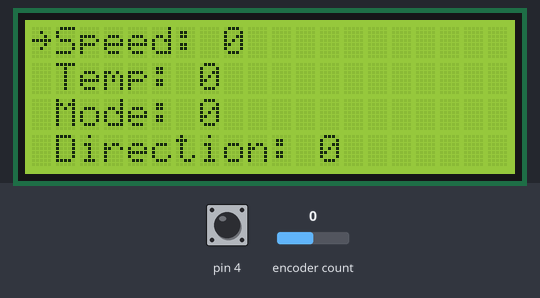
Recording of a sketch running on a simulated Arduino Uno, built with avr-gcc and run on an emulated ATmega328P. Shown: 20×4 character LCD. The test bench sets the inputs (shaded band); at power-on: encoder count 0, pin 4 HIGH.

Above: at 1.3 s.
1.4 s: encoder count set to 4
At 1.52 s:
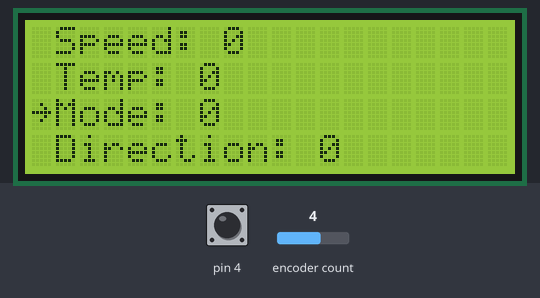
At 2.7 s:
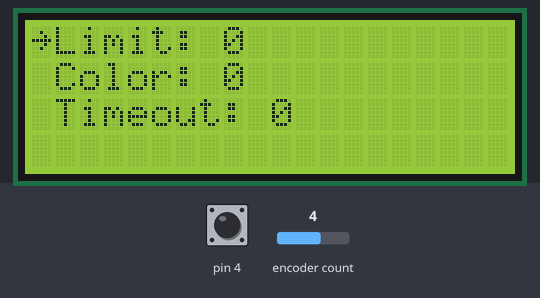
3.0 s: pin 4 pulled LOW for 0.15 s
4.6 s: encoder count set to 5
At 5.0 s:
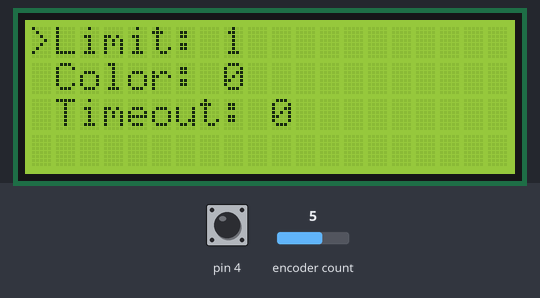
6.1 s: pin 4 pulled LOW for 0.15 s
7.7 s: encoder count set to 9
9.2 s: pin 4 pulled LOW for 0.15 s
Timing chart, 0 to 11.8 s (numbered marks = the images above; inputs shaded):
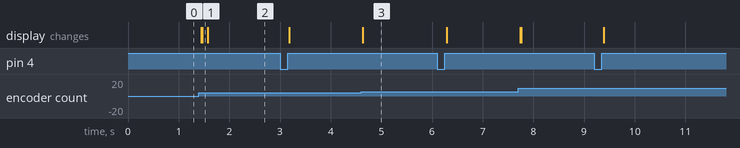

Measured:
- after the input at 1.4 s, the display: first changes after 0.05 s (image 1 shows a later state)
- after the input at 4.6 s, the display: changes at once (image 3)

The sketch:

menuLinearOptiPROGMEM.ino
```cpp
// пример с оптимизированным линейным меню
// оптимизировано очищение дисплея
// названия засунуты в PROGMEM вместо оперативки
// менять значения можно нажатым поворотом, или КЛИКНУТЬ, курсор изменится, и крутить
// значение меняется быстрее при быстром повороте

#define LINES 4       // количество строк дисплея
#define SETTINGS_AMOUNT 7  // количество настроек
#define FAST_STEP 5   // скорость изменения при быстром повороте

// пины энкодера
#define CLK 2
#define DT 3
#define SW 4

#include "GyverEncoder.h"
Encoder enc(CLK, DT, SW);  // для работы c кнопкой

#include <LiquidCrystal_I2C.h>
LiquidCrystal_I2C lcd(0x27, 20, 4); // адрес 0x27 или 0x3f

int vals[SETTINGS_AMOUNT];  // массив параметров
int8_t arrowPos = 0;
bool controlState = 0;  // клик

// названия параметров
const char name1[] PROGMEM = "Speed";
const char name2[] PROGMEM = "Temp";
const char name3[] PROGMEM = "Mode";
const char name4[] PROGMEM = "Direction";
const char name5[] PROGMEM = "Limit";
const char name6[] PROGMEM = "Color";
const char name7[] PROGMEM = "Timeout";

// объявляем таблицу ссылок
const char* const names[] PROGMEM = {
  name1, name2, name3, name4, name5, name6, name7,
};

void setup() {
  //Serial.begin(9600);
  enc.setType(TYPE2);
  enc.setFastTimeout(100);

  lcd.init();
  lcd.backlight();
  printGUI();
}

void loop() {
  enc.tick();

  // смена контроля
  if (enc.isClick()) {
    controlState = !controlState;
    printGUI();
  }

  if (enc.isTurn()) {
    int increment = 0;  // локальная переменная направления

    // получаем направление
    if (!controlState) {
      if (enc.isRight()) increment = 1;
      if (enc.isLeft()) increment = -1;
      arrowPos += increment;  // двигаем курсор
      arrowPos = constrain(arrowPos, 0, SETTINGS_AMOUNT - 1); // ограничиваем
    }

    increment = 0;  // обнуляем инкремент
    if ((controlState && enc.isRight()) || enc.isRightH()) increment = 1;
    if ((controlState && enc.isLeft()) || enc.isLeftH()) increment = -1;

    if (controlState && enc.isFastR()) increment = FAST_STEP;
    if (controlState && enc.isFastL()) increment = -FAST_STEP;
    vals[arrowPos] += increment;  // меняем параметры

    printGUI();
  }
}

void printGUI() {
  static int8_t screenPos = 0; // номер "экрана"
  static int8_t lastScreen = 0; // предыдущий номер "экрана"

  screenPos = arrowPos / LINES;   // ищем номер экрана (0..3 - 0, 4..7 - 1)
  if (lastScreen != screenPos) lcd.clear(); // если экран сменился - очищаем
  lastScreen = screenPos;

  for (byte i = 0; i < LINES; i++) {  // для всех строк
    lcd.setCursor(0, i);              // курсор в начало

    // если курсор находится на выбранной строке
    smartArrow(arrowPos == LINES * screenPos + i);  // рисуем стрелку или пробел

    // если пункты меню закончились, покидаем цикл for
    if (LINES * screenPos + i == SETTINGS_AMOUNT) break;

    // выводим имя и значение пункта меню
    printFromPGM(&names[LINES * screenPos + i]);
    lcd.print(F(": "));
    lcd.print(vals[LINES * screenPos + i]);
    lcd.print(F("  ")); // пробелы для очистки
  }
}

// очень хитрая функция для печати из PROGMEM
void printFromPGM(int charMap) {
  uint16_t ptr = pgm_read_word(charMap);    // получаем адрес из таблицы ссылок
  while (pgm_read_byte(ptr) != NULL) {      // всю строку до нулевого символа
    lcd.print(char(pgm_read_byte(ptr)));    // выводим в монитор или куда нам надо
    ptr++;                                  // следующий символ
  }
}

void smartArrow(bool state) {  // рисует стрелку, галку или пробел
  lcd.write(state ? (controlState ? 62 : 126) : 32);
}
```
